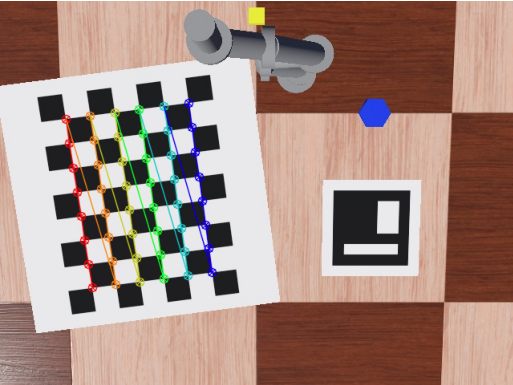
#> input picture images/webots_camera_calibration.png, 513 x 385 px, given in place of stream, which was not available
$ python track_object_with_depth.py
#> lines starting #> are read from the running program, lines starting #| are printed output that depends on the picture; after the words box and inside, x2 and y2 are one past the last pixel; in counts of white or black regions, pixels touching at a corner belong together; pictures that were not available may be replaced by others from this repository, and a replacement may not be noted
import cv2
import numpy as np

SCALE = 0.5

# Stream URLs using native OpenCV VideoCapture
RGB_STREAM_URL = "http://localhost:9090/stream?topic=/object_detector/camera/image_color"
DEPTH_STREAM_URL = "http://localhost:9090/stream?topic=/object_detector/range_finder/image"


def nothing(x):
    """Dummy callback function for OpenCV trackbars."""
    pass


def main():
    print("Connecting to MJPEG streams via cv2.VideoCapture...")

    rgb_cap = cv2.VideoCapture(RGB_STREAM_URL)
    depth_cap = cv2.VideoCapture(DEPTH_STREAM_URL)

    if not rgb_cap.isOpened():
        print("Error: Could not open RGB stream.")
        return
    if not depth_cap.isOpened():
        print("Error: Could not open Depth stream.")
        return

    cv2.namedWindow("Robot Vision & Tracking", cv2.WINDOW_AUTOSIZE)

    # Create a separate window with trackbars for real-time HSV tuning
    cv2.namedWindow("HSV Tuner", cv2.WINDOW_NORMAL)
    cv2.resizeWindow("HSV Tuner", 400, 250)

    # Initial default values for bright yellow (#ffff00)
    cv2.createTrackbar("Lower H", "HSV Tuner", 18, 179, nothing)
    cv2.createTrackbar("Upper H", "HSV Tuner", 32, 179, nothing)
    cv2.createTrackbar("Lower S", "HSV Tuner", 100, 255, nothing)
    cv2.createTrackbar("Upper S", "HSV Tuner", 255, 255, nothing)
    cv2.createTrackbar("Lower V", "HSV Tuner", 100, 255, nothing)
    cv2.createTrackbar("Upper V", "HSV Tuner", 255, 255, nothing)

    # Variables for smoothing bounding box jitter
    smooth_box = None
    alpha = 0.3  # Smoothing factor

    while True:
        ret_rgb, rgb_frame = rgb_cap.read()
#> rgb_frame is the input picture: shape (385, 513, 3); mean B, G, R 128.3, 137.7, 163.9
        ret_depth, depth_frame = depth_cap.read()

        if not ret_rgb or rgb_frame is None:
            continue

        # Fetch current trackbar positions dynamically
        lh = cv2.getTrackbarPos("Lower H", "HSV Tuner")
        ls = cv2.getTrackbarPos("Lower S", "HSV Tuner")
        lv = cv2.getTrackbarPos("Lower V", "HSV Tuner")
        uh = cv2.getTrackbarPos("Upper H", "HSV Tuner")
        us = cv2.getTrackbarPos("Upper S", "HSV Tuner")
        uv = cv2.getTrackbarPos("Upper V", "HSV Tuner")

        # 1. Process RGB for Yellow Color Detection using trackbar values
        hsv = cv2.cvtColor(rgb_frame, cv2.COLOR_BGR2HSV)
#> hsv: shape (385, 513, 3); mean H, S, V 49.1, 75.5, 167.7

        lower_yellow = np.array([lh, ls, lv])
        upper_yellow = np.array([uh, us, uv])

        mask = cv2.inRange(hsv, lower_yellow, upper_yellow)
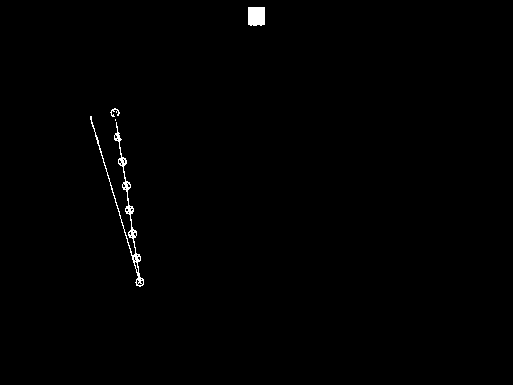
#> mask: shape (385, 513); 0.54% white; 4 white regions (1 under 20 px), largest, box (x1, y1, x2, y2) and area: (90, 116, 144, 287) 716, (248, 7, 265, 26) 314, (110, 108, 120, 117) 38

        # Anti-flicker morphological filtering
        kernel_large = np.ones((7, 7), np.uint8)
        kernel_small = np.ones((3, 3), np.uint8)
        mask = cv2.morphologyEx(mask, cv2.MORPH_CLOSE, kernel_large)
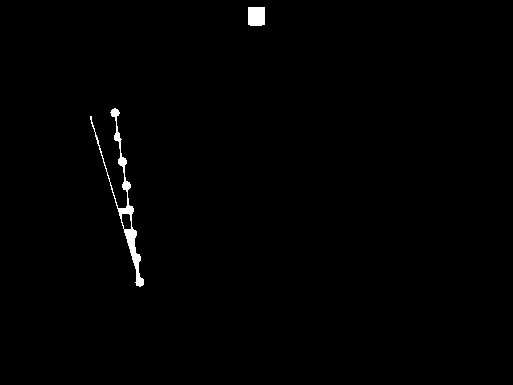
#> mask: shape (385, 513); 0.7% white; 2 white regions, box (x1, y1, x2, y2) and area: (90, 108, 144, 287) 1060, (248, 7, 265, 26) 318
        mask = cv2.morphologyEx(mask, cv2.MORPH_OPEN, kernel_small)
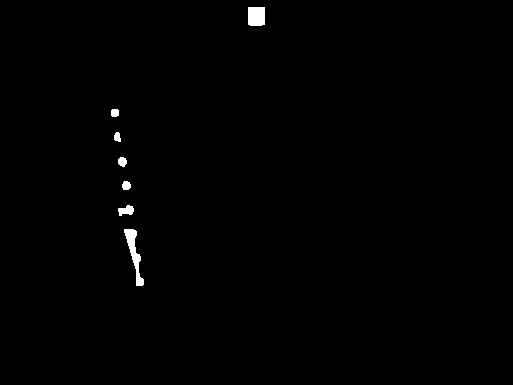
#> mask: shape (385, 513); 0.56% white; 7 white regions, largest, box (x1, y1, x2, y2) and area: (124, 229, 144, 286) 413, (248, 7, 265, 26) 318, (118, 205, 134, 216) 118

        mask_colored = cv2.cvtColor(mask, cv2.COLOR_GRAY2BGR)
#> mask_colored: shape (385, 513, 3); 0.56% white; 7 white regions

        # Find contours directly from the filtered mask
        contours, _ = cv2.findContours(
            mask, cv2.RETR_EXTERNAL, cv2.CHAIN_APPROX_SIMPLE)
#> contours = 7 contours; box (x1, y1, x2, y2) and area: (124, 229, 144, 286) 346, (248, 7, 265, 26) 284, (118, 205, 134, 216) 96, (118, 157, 127, 167) 56, (122, 181, 131, 190) 54, (111, 109, 119, 117) 46, (114, 132, 121, 142) 41

        obj_center = None
        if contours:
            valid_contours = [c for c in contours if cv2.contourArea(c) > 100]
#> valid_contours = 2 contours; box (x1, y1, x2, y2) and area: (124, 229, 144, 286) 346, (248, 7, 265, 26) 284
            if valid_contours:
                largest_contour = max(valid_contours, key=cv2.contourArea)
#> largest_contour = contour of 51 points, box (x1, y1, x2, y2) (124, 229, 144, 286), area 346

                # Use mask moments for precise center of mass of the masked object region
                M = cv2.moments(largest_contour)
#> M = moments, m00 346.5, centre m10/m00, m01/m00 = (133.7, 252.8)
                if M["m00"] > 0:
                    cX = int(M["m10"] / M["m00"])
#> cX = 133
                    cY = int(M["m01"] / M["m00"])
#> cY = 252
                    obj_center = (cX, cY)
#> obj_center = (133, 252)

                x, y, w, h = cv2.boundingRect(largest_contour)
#> x = 124; y = 229; w = 20; h = 57

                # Apply Exponential Moving Average (EMA) smoothing to bounding box
                if smooth_box is None:
                    smooth_box = np.array([x, y, w, h], dtype=float)
#> smooth_box = [124, 229, 20, 57]
                else:
                    smooth_box = alpha * \
                        np.array([x, y, w, h], dtype=float) + \
                        (1 - alpha) * smooth_box

                sx, sy, sw, sh = map(int, smooth_box)
#> sx = 124; sy = 229; sw = 20; sh = 57

                # Draw Red border around the object on the RGB frame
                cv2.rectangle(rgb_frame, (sx, sy),
                              (sx + sw, sy + sh), (0, 0, 255), 3)
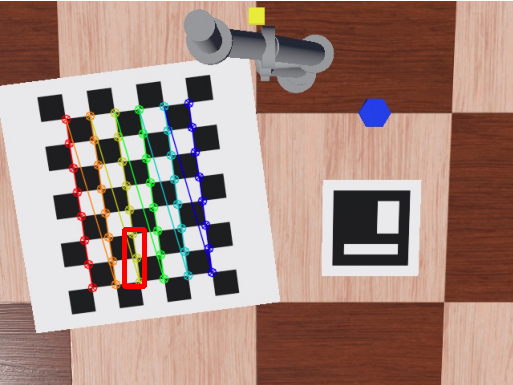
#> rgb_frame: shape (385, 513, 3); 0.38% of pixels changed, all inside (x1, y1, x2, y2) = (122, 227, 147, 289)

                if obj_center:
                    cv2.circle(rgb_frame, obj_center, 5, (0, 0, 255), -1)
#> rgb_frame: shape (385, 513, 3); 0.04% of pixels changed, all inside (x1, y1, x2, y2) = (128, 247, 139, 258)
        else:
            smooth_box = None

        # 2. Process Depth Stream, Map Mask Center, and Fetch Distance
        target_height = rgb_frame.shape[0]  # Match RGB height (480px)
#> target_height = 385
        distance_str = "Distance to Object: N/A"

        if ret_depth and depth_frame is not None:
            orig_h, orig_w = depth_frame.shape[:2]
#> orig_h = 385; orig_w = 513
            target_width = int(orig_w * (target_height / orig_h))
#> target_width = 513

            depth_display = cv2.resize(
                depth_frame, (target_width, target_height), interpolation=cv2.INTER_NEAREST)

            if obj_center is not None:
                # Map RGB mask center coordinates down to Depth frame native resolution
                depth_x = int(obj_center[0] * (orig_w / rgb_frame.shape[1]))
#> depth_x = 133
                depth_y = int(obj_center[1] * (orig_h / rgb_frame.shape[0]))
#> depth_y = 252

                if 0 <= depth_x < orig_w and 0 <= depth_y < orig_h:
                    # Fetch depth value from the depth frame at the mask-derived location
                    raw_depth_pixel = depth_frame[depth_y, depth_x]
#> raw_depth_pixel = [32, 30, 30]
                    val = np.mean(raw_depth_pixel) if len(
                        raw_depth_pixel.shape) > 0 else raw_depth_pixel
#> val = 30.67
                    distance_str = f"Distance to Object: {val/255:.2f}m"
#> distance_str = 'Distance to Object: 0.12m'

                    # Map depth pixel position onto the resized display dimension for crosshair drawing
                    disp_depth_x = int(depth_x * (target_width / orig_w))
#> disp_depth_x = 133
                    disp_depth_y = int(depth_y * (target_height / orig_h))
#> disp_depth_y = 252

                    # Crosshair on the depth image corresponding to the mask center
                    cv2.drawMarker(depth_display, (disp_depth_x, disp_depth_y), (0, 0, 255),
                                   markerType=cv2.MARKER_CROSS, markerSize=15, thickness=2)
#> depth_display: shape (385, 513, 3); 0.04% of pixels changed, all inside (x1, y1, x2, y2) = (125, 244, 142, 261)
        else:
            depth_display = np.zeros((target_height, 640, 3), dtype=np.uint8)

        # 3. Combine panels side-by-side
        combined_streams = np.hstack((rgb_frame, mask_colored, depth_display))
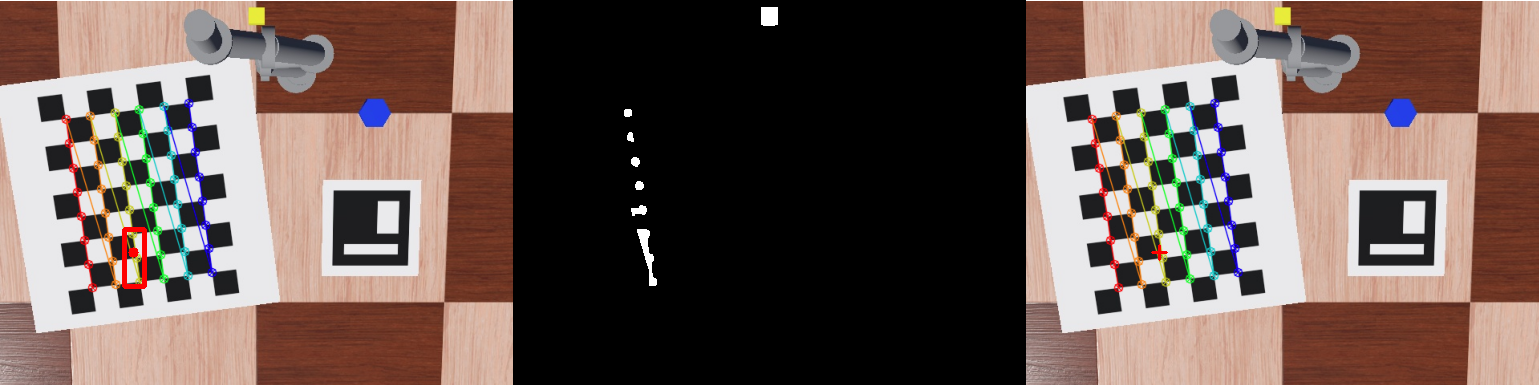
#> combined_streams: shape (385, 1539, 3); mean B, G, R 85.8, 92.1, 110

        # 4. Header panel for distance readout
        header_height = 50
        total_width = combined_streams.shape[1]
#> total_width = 1539
        header_panel = np.zeros(
            (header_height, total_width, 3), dtype=np.uint8)
        cv2.putText(header_panel, distance_str, (20, 32),
                    cv2.FONT_HERSHEY_SIMPLEX, 0.8, (0, 255, 0), 2)

        final_window = np.vstack((header_panel, combined_streams))
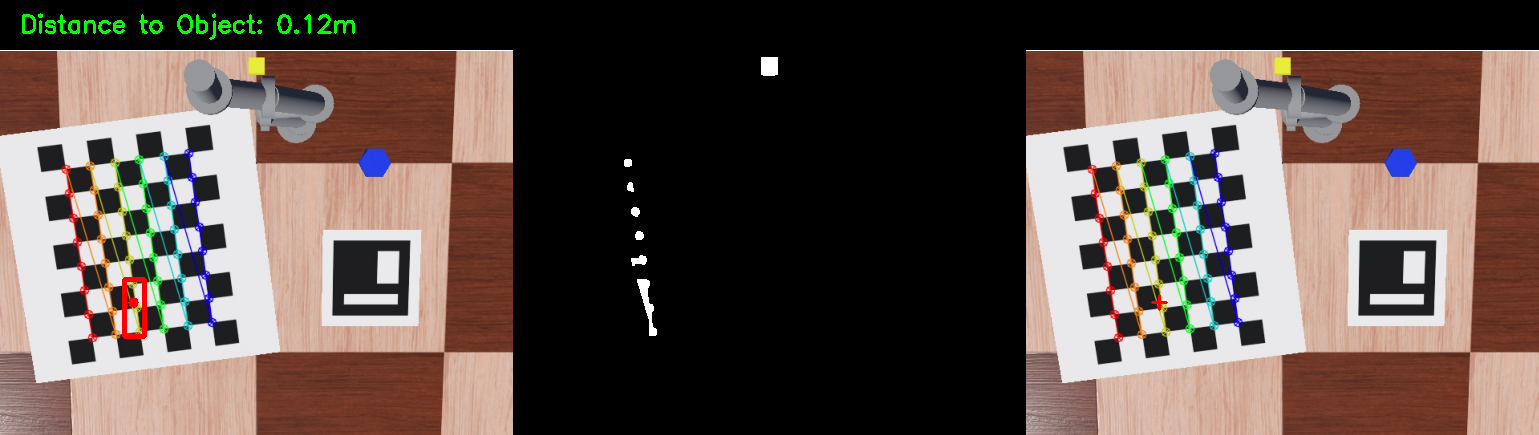
#> final_window: shape (435, 1539, 3); mean B, G, R 75.9, 82.3, 97.3
        cv2.imshow("Robot Vision & Tracking", cv2.resize(
            final_window, None, fx=SCALE, fy=SCALE))
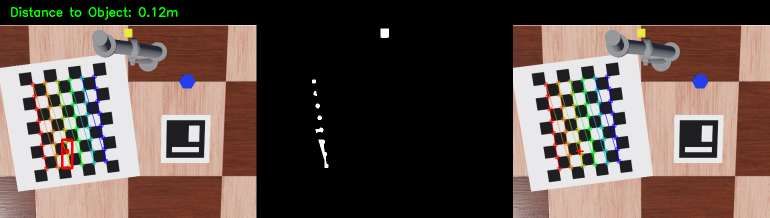
#> window 'Robot Vision & Tracking': shape (218, 770, 3); mean B, G, R 76, 82.4, 97.5

        if cv2.waitKey(1) & 0xFF == ord('q'):
#> (key q is pressed here)
            break

    # Release resources
    rgb_cap.release()
    depth_cap.release()
    cv2.destroyAllWindows()


if __name__ == "__main__":
    main()

$ run again, on images/webots_pick_and_place.png
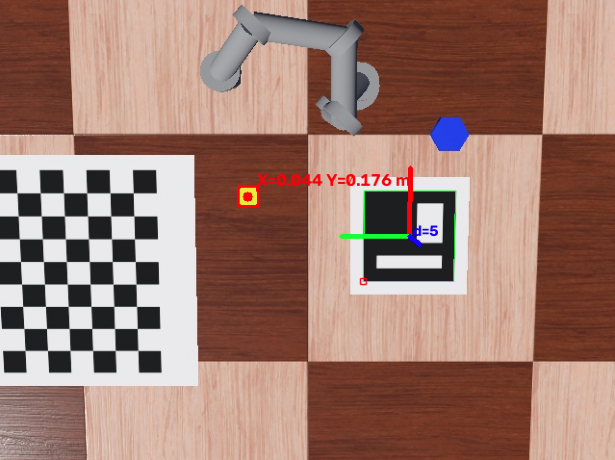
#> input picture images/webots_pick_and_place.png, 615 x 460 px, given in place of stream, which was not available
#> in main, rgb_frame is the input picture: shape (460, 615, 3); mean B, G, R 112.1, 123.6, 158.5
#> hsv: shape (460, 615, 3); mean H, S, V 34.1, 91, 160.5
#> in main, `mask = cv2.inRange(hsv, lower_yellow, upper_yellow)`:
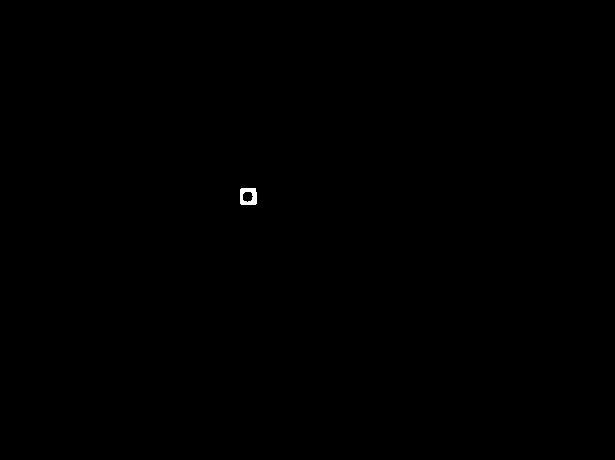
#> mask: shape (460, 615); 0.07% white; 1 white region, box (x1, y1, x2, y2) and area: (240, 188, 257, 205) 205
#> mask_colored: shape (460, 615, 3); 0.08% white; 1 white region
#> contours = 1 contour; box (x1, y1, x2, y2) and area: (240, 188, 257, 205) 251
#> valid_contours has the same summary as contours
#> largest_contour = contour of 9 points, box (x1, y1, x2, y2) (240, 188, 257, 205), area 251
#> M = moments, m00 251, centre m10/m00, m01/m00 = (247.9, 196.1)
#> cX = 247
#> cY = 196
#> obj_center = (247, 196)
#> x = 240; y = 188; w = 17
#> smooth_box = [240, 188, 17, 17]
#> sx = 240; sy = 188; sw = 17
#> depth_x = 247
#> depth_y = 196
#> raw_depth_pixel = [9, 0, 253]
#> val = 87.33
#> distance_str = 'Distance to Object: 0.34m'
#> disp_depth_x = 247
#> disp_depth_y = 196
#> depth_display: shape (460, 615, 3); 0.03% of pixels changed, all inside (x1, y1, x2, y2) = (239, 188, 256, 205)
#> in main, `cv2.imshow("Robot Vision & Tracking", cv2.resize( final_window, None, ..`:
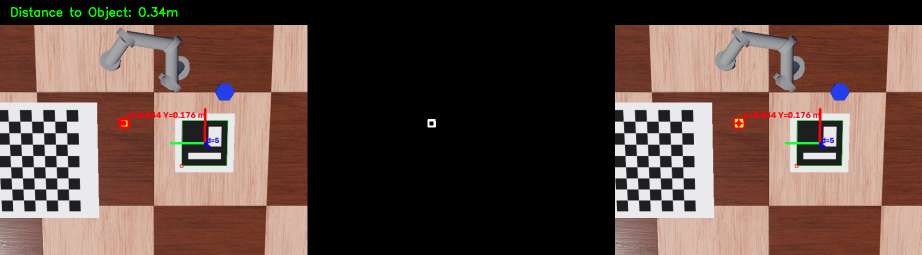
#> window 'Robot Vision & Tracking': shape (255, 922, 3); mean B, G, R 67.5, 75, 95.4
